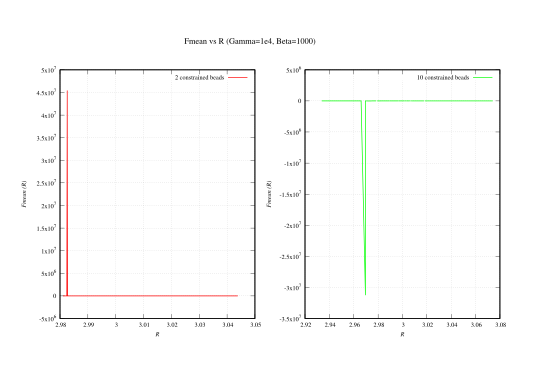

Generate this figure with gnuplot:
  set terminal postscript eps color enhanced "Times-Roman" 9
set size 1.1,1.1
set ylabel "{{/RomanOblique Fmean (R)}}"
set xlabel "{{/RomanOblique R}}"
#set xrange [0:2]
#set yrange [-1e8:1e8]
#unset key
set grid


set output "| epstopdf -f -o=plotFvsR_sC_2and10cb.pdf"
set multiplot layout 1,2 title "Fmean vs R (Gamma=1e4, Beta=1000)" font ",12" margins 0.12, 1, 0.19, 0.9 spacing 0.1

p "C_2cb.csv" u 1:2 w l lw 2 lc rgb "red" t "2 constrained beads"

p "C_10cb.csv" u 1:2 w l lw 2 lc rgb "green" t "10 constrained beads"

unset multiplot


set output
#   EOF
